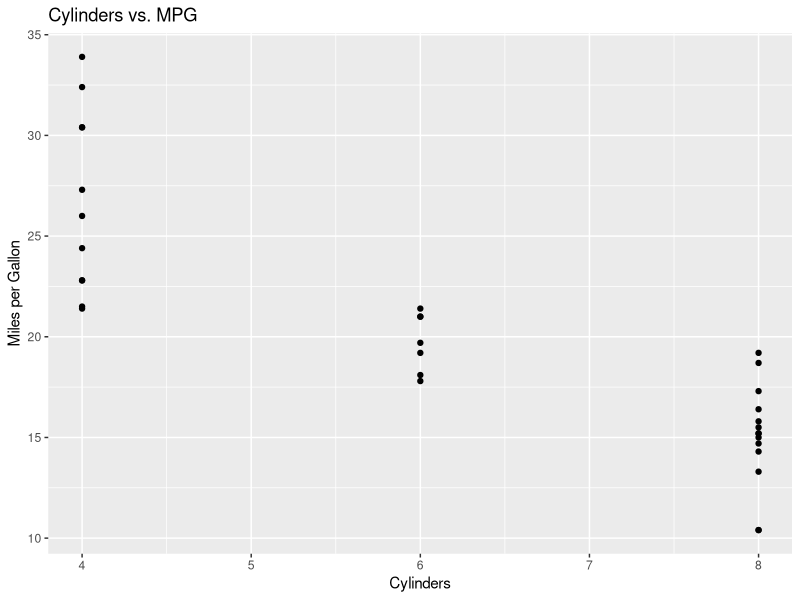

Here is the R script that generated this plot:
library(ggplot2)

# Create plot of cyl vs mpg from the mtcars data set
ggplot(mtcars, aes(x = cyl, y = mpg)) +
  geom_point() +
  labs(title = "Cylinders vs. MPG",
       x = "Cylinders",
       y = "Miles per Gallon")
